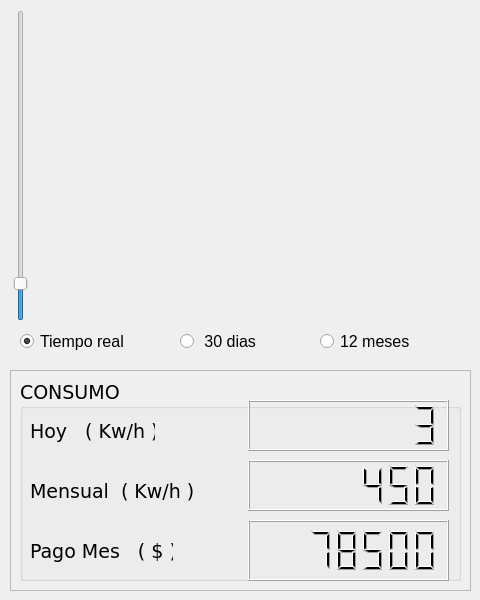
    <widget class="QWidget" name="energy">
     <attribute name="title">
      <string>Energía</string>
     </attribute>
     <widget class="QFrame" name="frame_4">
      <property name="geometry">
       <rect>
        <x>10</x>
        <y>370</y>
        <width>461</width>
        <height>221</height>
       </rect>
      </property>
      <property name="frameShape">
       <enum>QFrame::StyledPanel</enum>
      </property>
      <property name="frameShadow">
       <enum>QFrame::Raised</enum>
      </property>
      <layout class="QGridLayout" name="gridLayout">
       <item row="0" column="0">
        <widget class="QGroupBox" name="groupBox_2">
         <property name="font">
          <font>
           <family>DejaVu Sans</family>
           <pointsize>14</pointsize>
           <italic>false</italic>
          </font>
         </property>
         <property name="title">
          <string>CONSUMO</string>
         </property>
         <property name="flat">
          <bool>false</bool>
         </property>
         <property name="checkable">
          <bool>false</bool>
         </property>
         <widget class="QLabel" name="label_2">
          <property name="geometry">
           <rect>
            <x>10</x>
            <y>100</y>
            <width>211</width>
            <height>23</height>
           </rect>
          </property>
          <property name="font">
           <font>
            <pointsize>14</pointsize>
           </font>
          </property>
          <property name="text">
           <string>Mensual  ( Kw/h )</string>
          </property>
         </widget>
         <widget class="QLCDNumber" name="lcdMonth">
          <property name="geometry">
           <rect>
            <x>228</x>
            <y>80</y>
            <width>201</width>
            <height>51</height>
           </rect>
          </property>
          <property name="frameShape">
           <enum>QFrame::Box</enum>
          </property>
          <property name="frameShadow">
           <enum>QFrame::Raised</enum>
          </property>
          <property name="smallDecimalPoint">
           <bool>true</bool>
          </property>
          <property name="numDigits">
           <number>7</number>
          </property>
          <property name="digitCount">
           <number>7</number>
          </property>
          <property name="segmentStyle">
           <enum>QLCDNumber::Filled</enum>
          </property>
          <property name="value" stdset="0">
           <double>450.000000000000000</double>
          </property>
         </widget>
         <widget class="QLabel" name="label_3">
          <property name="geometry">
           <rect>
            <x>10</x>
            <y>160</y>
            <width>143</width>
            <height>23</height>
           </rect>
          </property>
          <property name="font">
           <font>
            <pointsize>14</pointsize>
           </font>
          </property>
          <property name="text">
           <string>Pago Mes   ( $ )</string>
          </property>
         </widget>
         <widget class="QLCDNumber" name="lcdPay">
          <property name="geometry">
           <rect>
            <x>228</x>
            <y>140</y>
            <width>201</width>
            <height>61</height>
           </rect>
          </property>
          <property name="frameShape">
           <enum>QFrame::Box</enum>
          </property>
          <property name="frameShadow">
           <enum>QFrame::Raised</enum>
          </property>
          <property name="smallDecimalPoint">
           <bool>true</bool>
          </property>
          <property name="numDigits">
           <number>7</number>
          </property>
          <property name="digitCount">
           <number>7</number>
          </property>
          <property name="segmentStyle">
           <enum>QLCDNumber::Filled</enum>
          </property>
          <property name="intValue" stdset="0">
           <number>78500</number>
          </property>
         </widget>
         <widget class="QLabel" name="label">
          <property name="geometry">
           <rect>
            <x>10</x>
            <y>40</y>
            <width>125</width>
            <height>23</height>
           </rect>
          </property>
          <property name="font">
           <font>
            <pointsize>14</pointsize>
           </font>
          </property>
          <property name="text">
           <string>Hoy   ( Kw/h )</string>
          </property>
         </widget>
         <widget class="QLCDNumber" name="lcdDay">
          <property name="geometry">
           <rect>
            <x>228</x>
            <y>20</y>
            <width>201</width>
            <height>51</height>
           </rect>
          </property>
          <property name="font">
           <font>
            <pointsize>14</pointsize>
           </font>
          </property>
          <property name="frameShape">
           <enum>QFrame::Box</enum>
          </property>
          <property name="frameShadow">
           <enum>QFrame::Raised</enum>
          </property>
          <property name="smallDecimalPoint">
           <bool>true</bool>
          </property>
          <property name="numDigits">
           <number>7</number>
          </property>
          <property name="digitCount">
           <number>7</number>
          </property>
          <property name="segmentStyle">
           <enum>QLCDNumber::Filled</enum>
          </property>
          <property name="value" stdset="0">
           <double>3.000000000000000</double>
          </property>
          <property name="intValue" stdset="0">
           <number>3</number>
          </property>
         </widget>
        </widget>
       </item>
      </layout>
     </widget>
     <widget class="SignalDisplay" name="powerGraph" native="true">
      <property name="geometry">
       <rect>
        <x>10</x>
        <y>10</y>
        <width>461</width>
        <height>311</height>
       </rect>
      </property>
      <widget class="QSlider" name="currentA">
       <property name="geometry">
        <rect>
         <x>0</x>
         <y>0</y>
         <width>21</width>
         <height>311</height>
        </rect>
       </property>
       <property name="maximum">
        <number>99</number>
       </property>
       <property name="value">
        <number>10</number>
       </property>
       <property name="sliderPosition">
        <number>10</number>
       </property>
       <property name="orientation">
        <enum>Qt::Vertical</enum>
       </property>
      </widget>
     </widget>
     <widget class="QRadioButton" name="radioButton">
      <property name="geometry">
       <rect>
        <x>20</x>
        <y>330</y>
        <width>161</width>
        <height>22</height>
       </rect>
      </property>
      <property name="font">
       <font>
        <pointsize>12</pointsize>
        <weight>50</weight>
        <bold>false</bold>
       </font>
      </property>
      <property name="text">
       <string>Tiempo real</string>
      </property>
      <property name="checked">
       <bool>true</bool>
      </property>
     </widget>
     <widget class="QRadioButton" name="radioButton_2">
      <property name="geometry">
       <rect>
        <x>180</x>
        <y>330</y>
        <width>141</width>
        <height>22</height>
       </rect>
      </property>
      <property name="font">
       <font>
        <pointsize>12</pointsize>
        <weight>50</weight>
        <bold>false</bold>
       </font>
      </property>
      <property name="text">
       <string> 30 dias</string>
      </property>
     </widget>
     <widget class="QRadioButton" name="radioButton_3">
      <property name="geometry">
       <rect>
        <x>320</x>
        <y>330</y>
        <width>141</width>
        <height>22</height>
       </rect>
      </property>
      <property name="font">
       <font>
        <pointsize>12</pointsize>
        <weight>50</weight>
        <bold>false</bold>
       </font>
      </property>
      <property name="text">
       <string>12 meses</string>
      </property>
     </widget>
    </widget>
